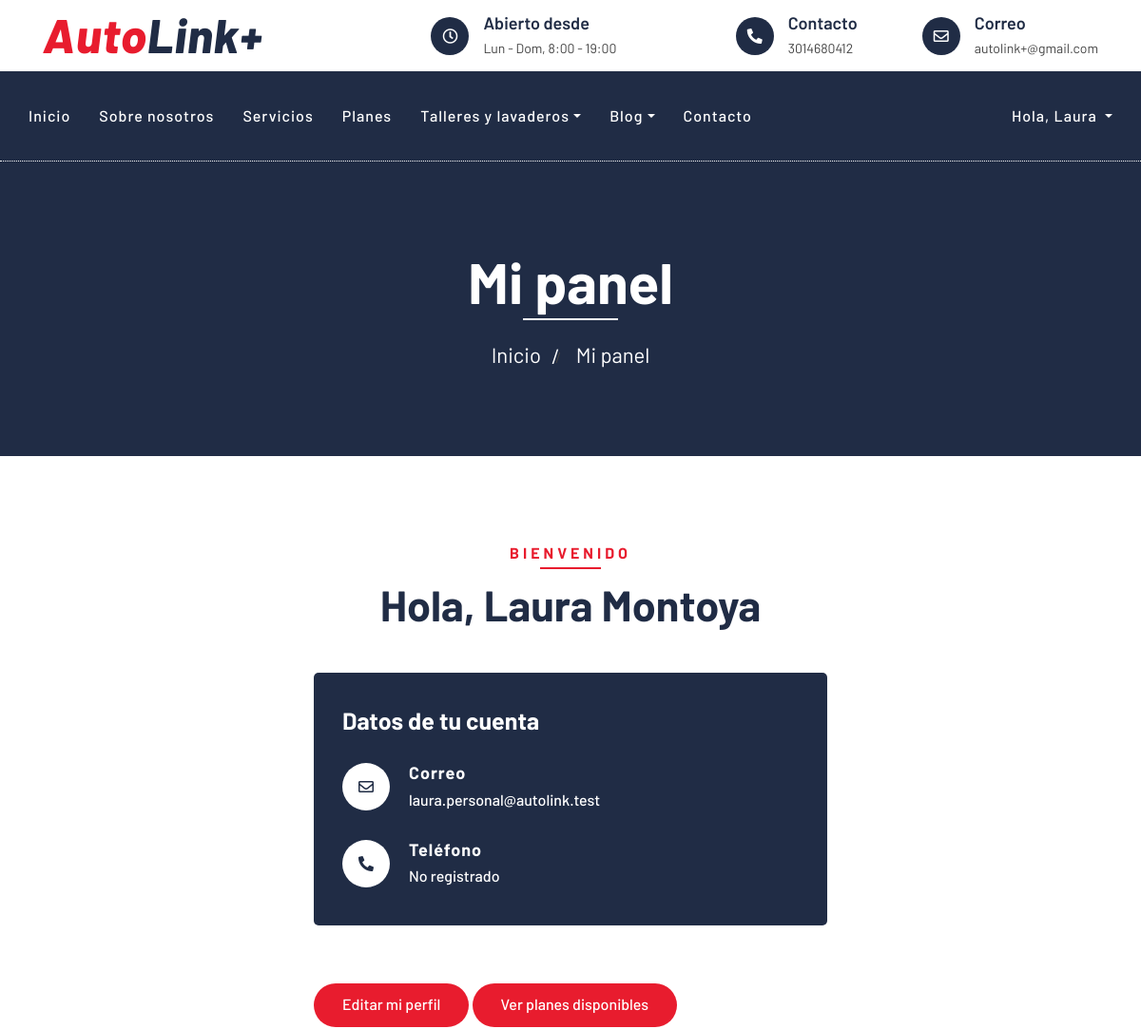
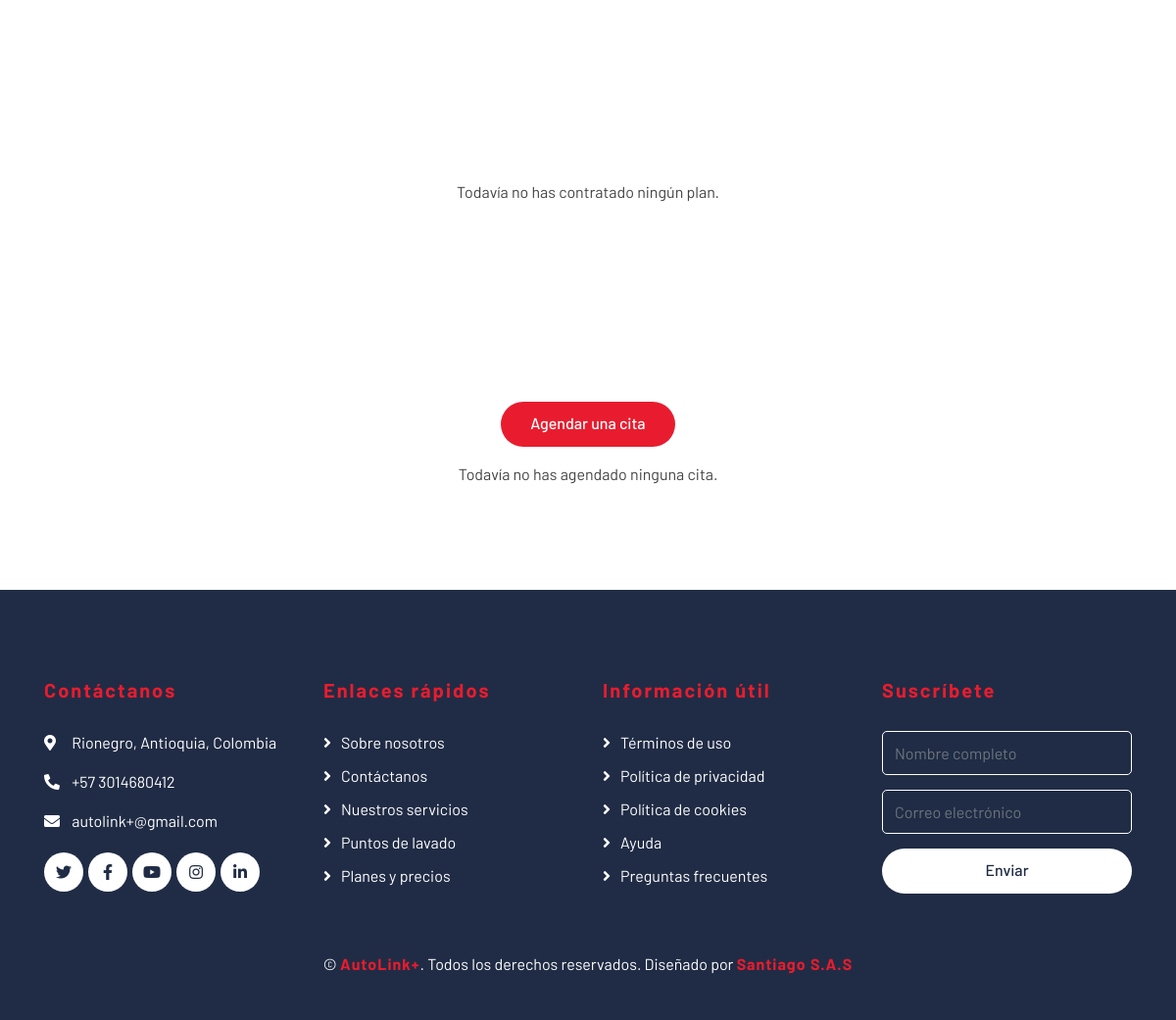
The page /panel.php (signed in) on the database its author committed (2 pictures, top to bottom).
### tables this page shows
CREATE TABLE IF NOT EXISTS usuarios (
    id_usuario      INT AUTO_INCREMENT PRIMARY KEY,
    nombre          VARCHAR(100) NOT NULL,
    correo          VARCHAR(150) NOT NULL UNIQUE,
    telefono        VARCHAR(20)  NULL,
    password_hash   VARCHAR(255) NOT NULL,
    rol             ENUM('cliente', 'admin') NOT NULL DEFAULT 'cliente',
    creado_en       DATETIME DEFAULT CURRENT_TIMESTAMP,
    actualizado_en  DATETIME DEFAULT CURRENT_TIMESTAMP ON UPDATE CURRENT_TIMESTAMP
);

### includes/auth.php (called while the page is built, shortened)
<?php
require_once __DIR__ . '/../config/db.php';
function current_user(): ?array
{
    static $user = null;
    static $loaded = false;
    if (!$loaded) {
        $stmt = db()->prepare('SELECT id_usuario, nombre, correo, telefono, rol FROM usuarios WHERE id_usuario = ?');
        $stmt->execute([$_SESSION['user_id']]);
        $user = $stmt->fetch() ?: null;
        $loaded = true;
    }
    return $user;
}
function is_logged_in(): bool
{
    return current_user() !== null;
}
function require_login(): void
{
    if (!is_logged_in()) {
        $redirect = urlencode($_SERVER['REQUEST_URI'] ?? 'panel.php');
        header('Location: login.php?redirect=' . $redirect);
        exit;
    }
}

### config/db.php (called while the page is built, shortened)
<?php
function db(): PDO
{
    static $pdo = null;
    if ($pdo === null) {
        $dsn = 'mysql:host=' . DB_HOST . ';dbname=' . DB_NAME . ';charset=' . DB_CHARSET;
        $pdo = new PDO($dsn, DB_USER, DB_PASS, [
            PDO::ATTR_ERRMODE => PDO::ERRMODE_EXCEPTION,
            PDO::ATTR_DEFAULT_FETCH_MODE => PDO::FETCH_ASSOC,
            PDO::ATTR_EMULATE_PREPARES => false,
        ]);
    }
    return $pdo;
}

### panel.php (the view, shortened to what this page needs)
<?php
require_once __DIR__ . '/includes/auth.php';
require_login();
$usuario = current_user();
$stmt = db()->prepare(
    'SELECT pe.id_pedido, pl.nombre AS plan_nombre, pe.tipo_vehiculo, pe.precio_pagado,
            pe.metodo_pago, pe.estado, pe.creado_en
     FROM pedidos pe
     JOIN planes pl ON pl.id_plan = pe.id_plan
     WHERE pe.id_usuario = ?
     ORDER BY pe.creado_en DESC'
);
$stmt->execute([$usuario['id_usuario']]);
$pedidos = $stmt->fetchAll();
$stmt = db()->prepare(
    "SELECT r.id_reserva, r.tipo_servicio, r.fecha, r.hora, r.estado,
            pu.nombre AS punto_nombre, us.nombre AS personal_nombre,
            e.id_encuesta
     FROM reservas r
     JOIN puntos pu ON pu.id_punto = r.id_punto
     LEFT JOIN personal pr ON pr.id_personal = r.id_personal
     LEFT JOIN usuarios us ON us.id_usuario = pr.id_usuario
     LEFT JOIN encuestas e ON e.id_reserva = r.id_reserva
     WHERE r.id_usuario = ?
     ORDER BY r.fecha DESC, r.hora DESC"
);
$stmt->execute([$usuario['id_usuario']]);
$reservas = $stmt->fetchAll();
$active_page = 'panel';
include __DIR__ . '/includes/header.php';
?>
        <div class="page-header">
            <div class="container">
                <div class="row">
                    <div class="col-12">
                        <h2>Mi panel</h2>
                    </div>
                    <div class="col-12">
                        <a href="index.php">Inicio</a>
                        <span> / </span>
                        <a href="panel.php">Mi panel</a>
                    </div>
                </div>
            </div>
        </div>
        <div class="contact">
            <div class="container">
                <div class="section-header text-center">
                    <p>Bienvenido</p>
                    <h2>Hola, <?= htmlspecialchars($usuario['nombre']) ?></h2>
                </div>
                <div class="row">
                    <div class="col-md-6 mx-auto">
                        <div class="contact-info">
                            <h2>Datos de tu cuenta</h2>
                            <div class="contact-info-item">
                                <div class="contact-info-icon"><i class="far fa-envelope"></i></div>
                                <div class="contact-info-text">
                                    <h3>Correo</h3>
                                    <p><?= htmlspecialchars($usuario['correo']) ?></p>
                                </div>
                            </div>
                            <div class="contact-info-item">
                                <div class="contact-info-icon"><i class="fa fa-phone-alt"></i></div>
                                <div class="contact-info-text">
                                    <h3>Teléfono</h3>
                                    <p><?= htmlspecialchars($usuario['telefono'] ?: 'No registrado') ?></p>
                                </div>
                            </div>
                        </div>
                        <a href="perfil.php" class="btn btn-custom mt-3">Editar mi perfil</a>
                        <a href="price.php" class="btn btn-custom mt-3">Ver planes disponibles</a>
                    </div>
                </div>
                <div class="row mt-5">
                    <div class="col-12">
                        <?php if (!$pedidos): ?>
                            <p class="text-center">Todavía no has contratado ningún plan.</p>
                        <?php endif; ?>
                    </div>
                </div>
                <div class="row mt-5">
                    <div class="col-12">
                        <p class="text-center">
                            <a href="agendar.php" class="btn btn-custom">Agendar una cita</a>
                        </p>
                        <?php if (!$reservas): ?>
                            <p class="text-center">Todavía no has agendado ninguna cita.</p>
                        <?php endif; ?>
                    </div>
                </div>
            </div>
        </div>
<?php include __DIR__ . '/includes/footer.php'; ?>

### includes/header.php (shortened to what this page needs)
<?php
require_once __DIR__ . '/auth.php';
function nav_active(string $page, string $active): string
{
    return $page === $active ? ' active' : '';
}
$usuario_actual = current_user();
?>
<!DOCTYPE html>
<html lang="es">
    <head>
        <link href="https://stackpath.bootstrapcdn.com/bootstrap/4.4.1/css/bootstrap.min.css" rel="stylesheet">
        <link href="https://cdnjs.cloudflare.com/ajax/libs/font-awesome/5.10.0/css/all.min.css" rel="stylesheet">
        <link href="lib/flaticon/font/flaticon.css" rel="stylesheet">
        <link href="lib/animate/animate.min.css" rel="stylesheet">
        <link href="lib/owlcarousel/assets/owl.carousel.min.css" rel="stylesheet">
        <link href="css/style.css" rel="stylesheet">
    </head>
    <body>
        <div class="top-bar">
            <div class="container">
                <div class="row align-items-center">
                    <div class="col-lg-4 col-md-12">
                        <div class="logo">
                            <a href="index.php">
                                <h1>Auto<span>Link+</span></h1>
                            </a>
                        </div>
                    </div>
                    <div class="col-lg-8 col-md-7 d-none d-lg-block">
                        <div class="row">
                            <div class="col-4">
                                <div class="top-bar-item">
                                    <div class="top-bar-icon">
                                        <i class="far fa-clock"></i>
                                    </div>
                                    <div class="top-bar-text">
                                        <h3>Abierto desde</h3>
                                        <p>Lun - Dom, 8:00 - 19:00</p>
                                    </div>
                                </div>
                            </div>
                            <div class="col-4">
                                <div class="top-bar-item">
                                    <div class="top-bar-icon">
                                        <i class="fa fa-phone-alt"></i>
                                    </div>
                                    <div class="top-bar-text">
                                        <h3>Contacto</h3>
                                        <p>3014680412</p>
                                    </div>
                                </div>
                            </div>
                            <div class="col-4">
                                <div class="top-bar-item">
                                    <div class="top-bar-icon">
                                        <i class="far fa-envelope"></i>
                                    </div>
                                    <div class="top-bar-text">
                                        <h3>Correo</h3>
                                        <p>autolink+@gmail.com</p>
                                    </div>
                                </div>
                            </div>
                        </div>
                    </div>
                </div>
            </div>
        </div>
        <div class="nav-bar">
            <div class="container">
                <nav class="navbar navbar-expand-xl bg-dark navbar-dark">
                    <div class="collapse navbar-collapse justify-content-between" id="navbarCollapse">
                        <div class="navbar-nav mr-auto">
                            <a href="index.php" class="nav-item nav-link<?= nav_active('inicio', $active_page) ?>">Inicio</a>
                            <a href="about.php" class="nav-item nav-link<?= nav_active('about', $active_page) ?>">Sobre nosotros</a>
                            <a href="service.php" class="nav-item nav-link<?= nav_active('service', $active_page) ?>">Servicios</a>
                            <a href="price.php" class="nav-item nav-link<?= nav_active('price', $active_page) ?>">Planes</a>
                            <div class="nav-item dropdown">
                                <a href="#" class="nav-link dropdown-toggle<?= nav_active('talleres', $active_page) . nav_active('lavaderos', $active_page) ?>" data-toggle="dropdown">Talleres y lavaderos</a>
                            </div>
                            <div class="nav-item dropdown">
                                <a href="#" class="nav-link dropdown-toggle<?= nav_active('blog', $active_page) . nav_active('single', $active_page) ?>" data-toggle="dropdown">Blog</a>
                            </div>
                            <a href="contact.php" class="nav-item nav-link<?= nav_active('contact', $active_page) ?>">Contacto</a>
                        </div>
                        <div class="ml-auto d-flex align-items-center flex-wrap navbar-auth">
                            <?php if ($usuario_actual): ?>
                                <div class="nav-item dropdown">
                                    <a href="#" class="nav-link dropdown-toggle" data-toggle="dropdown">
                                        Hola, <?= htmlspecialchars(explode(' ', $usuario_actual['nombre'])[0]) ?>
                                    </a>
                                </div>
                            <?php else: ?>
                                <a href="login.php" class="nav-item nav-link<?= nav_active('login', $active_page) ?>">Iniciar sesión</a>
                                <a class="btn btn-custom" href="registro.php">Registrarse</a>
                            <?php endif; ?>
                        </div>
                    </div>
                </nav>
            </div>
        </div>

### css/style.css (style rules this page uses)
body { color: #444444; font-weight: 400; background: #ffffff; font-family: 'Barlow', sans-serif; }
h1, h2, h3, h4, h5, h6 { color: #202C45; }
a { color: #202C45; transition: .3s; }
.btn.btn-custom { padding: 10px 30px 12px 30px; text-align: center; font-size: 16px; font-weight: 500; color: #ffffff; background: #E81C2E; border: none; border-radius: 60px; box-shadow: inset 0 0 0 0 #202C45; transition: ease-out 0.5s; -webkit-transition: ease-out 0.5s; -moz-transition: ease-out 0.5s; }
.top-bar { position: relative; height: 75px; display: flex; align-items: center; background: #ffffff; }
.top-bar .logo { text-align: left; overflow: hidden; }
.top-bar .logo h1 { margin: -4px 0 0 0; color: #E81C2E; font-size: 50px; line-height: 50px; font-weight: 800; letter-spacing: 1px; font-style: italic; }
.top-bar .logo h1 span { color: #202C45; }
.top-bar .top-bar-item { display: flex; align-items: center; justify-content: flex-end; }
.top-bar .top-bar-icon { width: 40px; height: 40px; display: flex; align-items: center; justify-content: center; background: #202C45; border-radius: 40px; }
.top-bar .top-bar-icon i { margin: 0; color: #ffffff; font-size: 16px; }
.top-bar .top-bar-text { padding-left: 15px; }
.top-bar .top-bar-text h3 { margin: 0 0 5px 0; font-size: 18px; font-weight: 600; }
.top-bar .top-bar-text p { margin: 0; font-size: 14px; font-weight: 400; }
.nav-bar { position: relative; background: #202C45; }
@media (min-width: 1200px) { .nav-bar .container { max-width: 1300px; } }
.nav-bar .navbar { padding: 20px 0; background: #202C45 !important; transition: .3s; }
.navbar-dark .navbar-nav .nav-link, .navbar-dark .navbar-nav .nav-link:focus, .navbar-dark .navbar-nav .nav-link:hover, .navbar-dark .navbar-nav .nav-link.active { color: #ffffff; padding: 15px; font-weight: 500; letter-spacing: 1px; }
.navbar-auth { gap: 15px; }
.navbar-auth .nav-link, .navbar-auth .nav-link:focus { color: #ffffff; padding: 15px; font-weight: 500; letter-spacing: 1px; }
.page-header { position: relative; margin-bottom: 45px; padding: 90px 0; text-align: center; background: #202C45; border-top: 1px dotted #ffffff; }
.page-header h2 { position: relative; color: #ffffff; font-size: 60px; font-weight: 700; margin-bottom: 20px; padding-bottom: 5px; }
.page-header h2::after { position: absolute; content: ""; width: 100px; height: 2px; left: calc(50% - 50px); bottom: 0; background: #ffffff; }
.page-header a { position: relative; padding: 0 12px; font-size: 22px; color: #ffffff; }
.page-header a::after { position: absolute; content: "/"; width: 8px; height: 8px; top: -2px; right: -7px; text-align: center; color: #ffffff; }
.page-header a:last-child::after { display: none; }
.section-header { position: relative; width: 100%; max-width: 700px; margin: 0 auto 45px auto; }
.section-header p { display: inline-block; margin-bottom: 10px; padding-bottom: 5px; position: relative; font-size: 16px; font-weight: 700; letter-spacing: 4px; text-transform: uppercase; color: #E81C2E; }
.section-header p::after { position: absolute; content: ""; width: 50%; height: 2px; left: 25%; bottom: 0; background: #E81C2E; }
.section-header h2 { margin: 0; font-size: 45px; font-weight: 700; text-transform: capitalize; }
.contact { position: relative; width: 100%; padding: 45px 0; }
.contact .contact-info { width: 100%; margin-bottom: 45px; padding: 35px 30px 10px 30px; border-radius: 5px; background: #202C45; }
.contact .contact-info h2 { color: #ffffff; font-size: 25px; font-weight: 700; margin-bottom: 30px; }
.contact .contact-info-item { display: flex; align-items: center; justify-content: flex-start; margin-bottom: 30px; }
.contact .contact-info-icon { width: 50px; height: 50px; display: flex; align-items: center; justify-content: center; background: #ffffff; border-radius: 50px; }
.contact .contact-info-icon i { margin: 0; color: #202C45; font-size: 16px; }
.contact .contact-info-text { padding-left: 20px; }
.contact .contact-info-text h3 { margin: 0 0 5px 0; color: #ffffff; font-size: 18px; font-weight: 700; letter-spacing: 1px; }
.contact .contact-info-text p { margin: 0; color: #ffffff; font-size: 16px; font-weight: 500; }

### rows shown on the page
usuarios: nombre "Laura", nombre "Laura Montoya", correo "laura.personal@autolink.test", telefono "No registrado"
